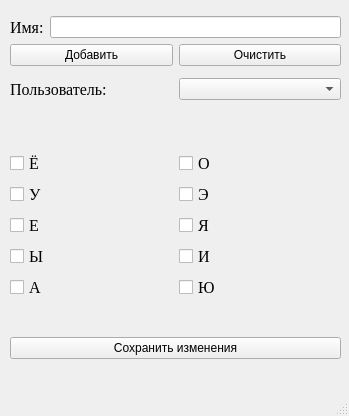
<?xml version="1.0" encoding="UTF-8"?>
<ui version="4.0">
 <class>MainWindow</class>
 <widget class="QMainWindow" name="MainWindow">
  <property name="geometry">
   <rect>
    <x>0</x>
    <y>0</y>
    <width>349</width>
    <height>416</height>
   </rect>
  </property>
  <property name="windowTitle">
   <string>MainWindow</string>
  </property>
  <widget class="QWidget" name="centralwidget">
   <widget class="QWidget" name="">
    <property name="geometry">
     <rect>
      <x>10</x>
      <y>10</y>
      <width>331</width>
      <height>96</height>
     </rect>
    </property>
    <layout class="QVBoxLayout" name="verticalLayout_2">
     <item>
      <layout class="QVBoxLayout" name="verticalLayout">
       <item>
        <layout class="QHBoxLayout" name="horizontalLayout_3">
         <item>
          <widget class="QLabel" name="label_2">
           <property name="font">
            <font>
             <family>Times New Roman</family>
             <pointsize>12</pointsize>
            </font>
           </property>
           <property name="text">
            <string>Имя:</string>
           </property>
          </widget>
         </item>
         <item>
          <widget class="QLineEdit" name="new_name"/>
         </item>
        </layout>
       </item>
       <item>
        <layout class="QHBoxLayout" name="horizontalLayout_2">
         <item>
          <widget class="QPushButton" name="add_new_name_btn">
           <property name="text">
            <string>Добавить</string>
           </property>
          </widget>
         </item>
         <item>
          <widget class="QPushButton" name="clear_new_name_btn">
           <property name="text">
            <string>Очистить</string>
           </property>
          </widget>
         </item>
        </layout>
       </item>
      </layout>
     </item>
     <item>
      <layout class="QHBoxLayout" name="horizontalLayout">
       <item>
        <widget class="QLabel" name="label">
         <property name="font">
          <font>
           <family>Times New Roman</family>
           <pointsize>12</pointsize>
          </font>
         </property>
         <property name="text">
          <string>Пользователь:</string>
         </property>
        </widget>
       </item>
       <item>
        <widget class="QComboBox" name="names_combo_box"/>
       </item>
      </layout>
     </item>
    </layout>
   </widget>
   <widget class="QWidget" name="">
    <property name="geometry">
     <rect>
      <x>10</x>
      <y>120</y>
      <width>331</width>
      <height>271</height>
     </rect>
    </property>
    <layout class="QVBoxLayout" name="verticalLayout_5">
     <item>
      <layout class="QHBoxLayout" name="horizontalLayout_4">
       <item>
        <layout class="QVBoxLayout" name="verticalLayout_3">
         <item>
          <widget class="QCheckBox" name="checkBox">
           <property name="font">
            <font>
             <family>Times New Roman</family>
             <pointsize>12</pointsize>
            </font>
           </property>
           <property name="text">
            <string>Ё</string>
           </property>
          </widget>
         </item>
         <item>
          <widget class="QCheckBox" name="checkBox_2">
           <property name="font">
            <font>
             <family>Times New Roman</family>
             <pointsize>12</pointsize>
            </font>
           </property>
           <property name="text">
            <string>У</string>
           </property>
          </widget>
         </item>
         <item>
          <widget class="QCheckBox" name="checkBox_3">
           <property name="font">
            <font>
             <family>Times New Roman</family>
             <pointsize>12</pointsize>
            </font>
           </property>
           <property name="text">
            <string>Е</string>
           </property>
          </widget>
         </item>
         <item>
          <widget class="QCheckBox" name="checkBox_4">
           <property name="font">
            <font>
             <family>Times New Roman</family>
             <pointsize>12</pointsize>
            </font>
           </property>
           <property name="text">
            <string>Ы</string>
           </property>
          </widget>
         </item>
         <item>
          <widget class="QCheckBox" name="checkBox_5">
           <property name="font">
            <font>
             <family>Times New Roman</family>
             <pointsize>12</pointsize>
            </font>
           </property>
           <property name="text">
            <string>А</string>
           </property>
          </widget>
         </item>
        </layout>
       </item>
       <item>
        <layout class="QVBoxLayout" name="verticalLayout_4">
         <item>
          <widget class="QCheckBox" name="checkBox_6">
           <property name="font">
            <font>
             <family>Times New Roman</family>
             <pointsize>12</pointsize>
            </font>
           </property>
           <property name="text">
            <string>О</string>
           </property>
          </widget>
         </item>
         <item>
          <widget class="QCheckBox" name="checkBox_7">
           <property name="font">
            <font>
             <family>Times New Roman</family>
             <pointsize>12</pointsize>
            </font>
           </property>
           <property name="text">
            <string>Э</string>
           </property>
          </widget>
         </item>
         <item>
          <widget class="QCheckBox" name="checkBox_8">
           <property name="font">
            <font>
             <family>Times New Roman</family>
             <pointsize>12</pointsize>
            </font>
           </property>
           <property name="text">
            <string>Я</string>
           </property>
          </widget>
         </item>
         <item>
          <widget class="QCheckBox" name="checkBox_9">
           <property name="font">
            <font>
             <family>Times New Roman</family>
             <pointsize>12</pointsize>
            </font>
           </property>
           <property name="text">
            <string>И</string>
           </property>
          </widget>
         </item>
         <item>
          <widget class="QCheckBox" name="checkBox_10">
           <property name="font">
            <font>
             <family>Times New Roman</family>
             <pointsize>12</pointsize>
            </font>
           </property>
           <property name="text">
            <string>Ю</string>
           </property>
          </widget>
         </item>
        </layout>
       </item>
      </layout>
     </item>
     <item>
      <widget class="QPushButton" name="save_btn">
       <property name="text">
        <string>Сохранить изменения</string>
       </property>
      </widget>
     </item>
    </layout>
   </widget>
  </widget>
  <widget class="QStatusBar" name="statusbar"/>
 </widget>
 <resources/>
 <connections/>
</ui>
